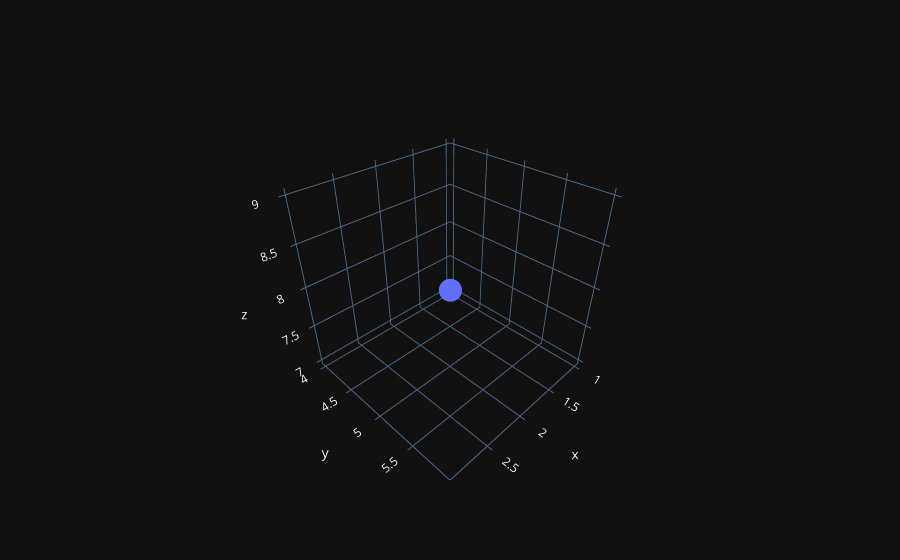

The notebook cell this image was saved under:
### Code cell
# 3d
fig = go.Figure(data=go.Scatter3d(
    x=[1, 2, 3],
    y=[4, 5, 6],
    z=[7, 8, 9],
    mode='lines+markers'
))
fig.show()

### Figure 1 — Plotly figure (JSON) as saved in the notebook; plotly's stock layout.template omitted (floating-point values rounded to 4 significant figures)
{"data": [{"mode": "lines+markers", "x": [1, 2, 3], "y": [4, 5, 6], "z": [7, 8, 9], "type": "scatter3d"}], "layout": {}}
